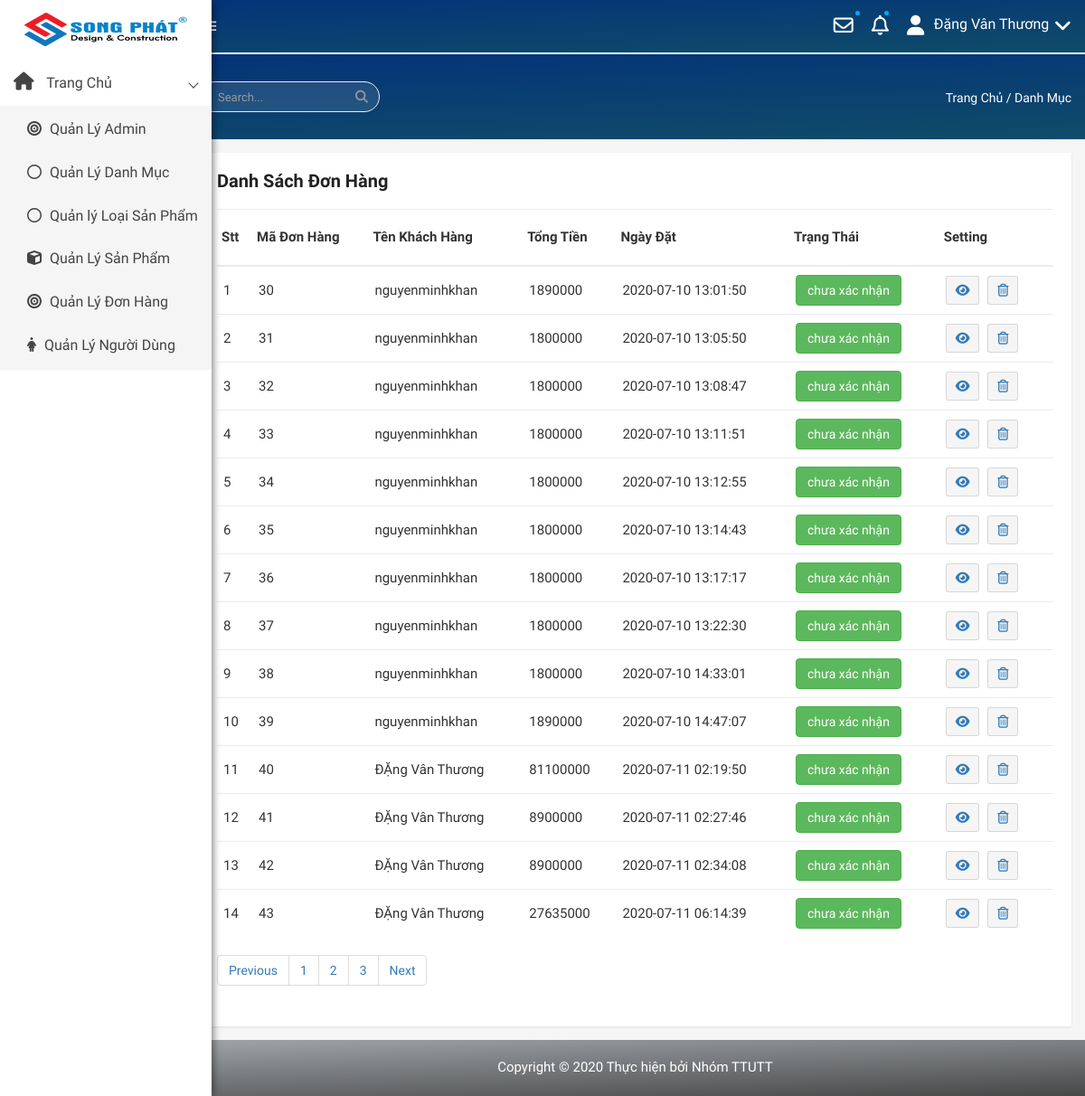
Before: /admin/modules/transaction/index.php (signed in) with the older database file.
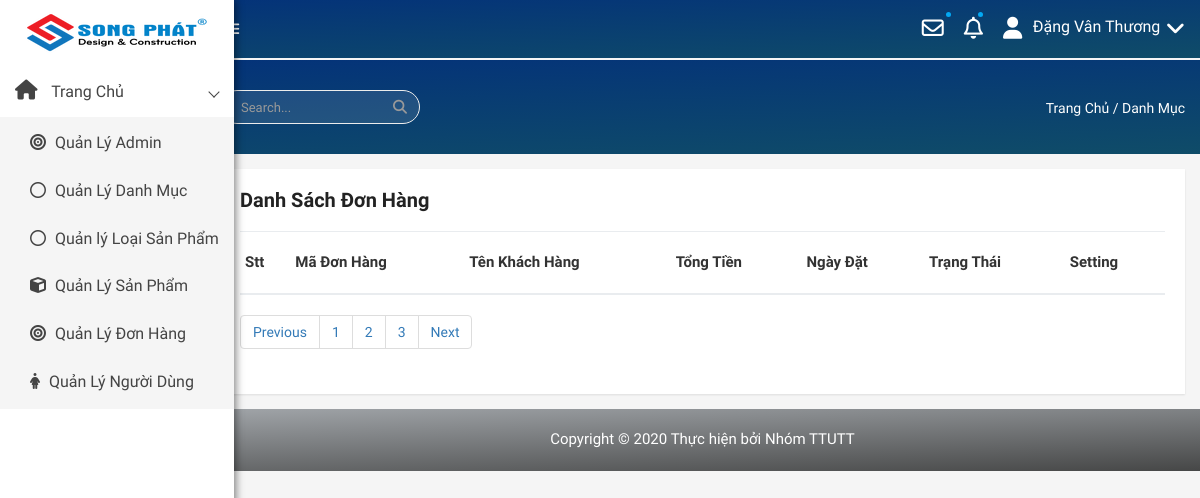
After: the same page with the newer database file.
### tables this page shows
CREATE TABLE `transaction` (
  `id` int(100) NOT NULL,
  `amount` int(100) DEFAULT NULL,
  `user_id` int(100) DEFAULT NULL,
  `status` tinyint(100) DEFAULT 0,
  `note` varchar(100) DEFAULT NULL,
  `created_at` timestamp NULL DEFAULT current_timestamp(),
  `created_up` timestamp NULL DEFAULT current_timestamp()
);

CREATE TABLE `users` (
  `id` int(11) NOT NULL,
  `name` varchar(100) DEFAULT NULL,
  `email` varchar(100) DEFAULT NULL,
  `address` varchar(100) DEFAULT NULL,
  `phone` char(15) DEFAULT NULL,
  `Account` varchar(50) NOT NULL,
  `password` varchar(50) DEFAULT NULL,
  `avatar` varchar(100) DEFAULT NULL,
  `status` tinyint(4) DEFAULT 1,
  `token` varchar(50) DEFAULT NULL,
  `created_at` timestamp NULL DEFAULT NULL,
  `updata_up` timestamp NULL DEFAULT NULL ON UPDATE current_timestamp()
);

### libraries/Database.php (called while the page is built, shortened)
<?php
class DataProvider
{
	public static function ExecuteQuery($sql)
	{
		try{
			$connection = mysqli_connect("localhost","root","", "webnoithat");
			mysqli_query($connection, "set names 'utf8'");
			$result = mysqli_query($connection, $sql);
			return $result;
		}catch(Exception $ex)
		{
			return null;
		}
    }
}
?>

### admin/modules/transaction/index.php (the view, shortened to what this page needs)
<?php require_once __DIR__ . "/../../layouts/header.php";?>
<div class="product-status mg-tb-15">
   <div class="container-fluid">
      <div class="row">
         <div class="col-lg-12 col-md-12 col-sm-12 col-xs-12">
            <div class="product-status-wrap">
               <h4>Danh Sách Đơn Hàng</h4>
               <table>
                  <tr>
                     <th>Stt</th>
                     <th>Mã Đơn Hàng</th>
                     <th>Tên Khách Hàng</th>
                     <th>Tổng Tiền</th>
                     <th>Ngày Đặt</th>
                     <th>Trạng Thái </th>
                     <th>Setting</th>
                  </tr>
                  <?php
                  try {
                     $sql = "SELECT * FROM `transaction`";
                     $result = DataProvider::ExecuteQuery($sql);
                     $stt = 0;
                     while ($row = mysqli_fetch_array($result))
                     {
                        $sql1="SELECT name FROM `users`  WHERE `users`.`id` = '{$row['user_id']}'";
                        $result1= DataProvider::ExecuteQuery($sql1);
                        $row1= mysqli_fetch_array($result1);
                        if ($row['status']==0 ){ $status = "chưa xác nhận";  }
                        else {
                            $status = "Đã xác nhận";
                        }
                        $stt++;
                        $chuoi = <<< EOD
                             <tr>
                             <td>$stt</td>
                             <td> {$row['id']}</td>
                             <td> {$row1['name']}</td>
                             <td> {$row['amount']} </td>
                             <td> {$row['created_at']} </td>
                             <td> <button type="button" class="btn btn-success">{$status} </button> </td>
                             <td>
                                 <a href="see.php?id= {$row['id']} "> <button data-toggle="tooltip" title="Edit" class="pd-setting-ed"><i class="fas fa-eye" aria-hidden="true"></i></button></a>
                                 <a href="delete.php?id= {$row['id']} "> <button data-toggle="tooltip" title="Trash" class="pd-setting-ed"><i class="fa fa-trash-o" aria-hidden="true"> </i> </button> </a>
                             </td>
                         </tr>
                         EOD;
                        echo $chuoi;
                     }
                  } catch (Exception $ex) {
                     echo "Không thể mở CSDL";
                  }
               ?>
               </table>
               <div class="custom-pagination">
                  <nav aria-label="Page navigation example">
                     <ul class="pagination">
                        <li class="page-item"><a class="page-link" href="#">Previous</a></li>
                        <li class="page-item"><a class="page-link" href="#">1</a></li>
                        <li class="page-item"><a class="page-link" href="#">2</a></li>
                        <li class="page-item"><a class="page-link" href="#">3</a></li>
                        <li class="page-item"><a class="page-link" href="#">Next</a></li>
                     </ul>
                  </nav>
               </div>
            </div>
         </div>
      </div>
   </div>
</div>
<?php require_once __DIR__ . "/../../layouts/footer.php" ?>

### admin/layouts/header.php (shortened to what this page needs)
<!doctype html>
<html class="no-js" lang="en">
<head>
    <link rel="stylesheet" href="/DoAnWeb2020/public/admin/css/bootstrap.min.css">
    <link rel="stylesheet" href="/DoAnWeb2020/public/admin/css/font-awesome.min.css">
    <link rel="stylesheet" href="/DoAnWeb2020/public/admin/css/owl.carousel.css">
    <link rel="stylesheet" href="/DoAnWeb2020/public/admin/css/owl.theme.css">
    <link rel="stylesheet" href="/DoAnWeb2020/public/admin/css/owl.transitions.css">
    <link rel="stylesheet" href="/DoAnWeb2020/public/admin/css/animate.css">
    <link rel="stylesheet" href="/DoAnWeb2020/public/admin/css/normalize.css">
    <link rel="stylesheet" href="/DoAnWeb2020/public/admin/css/meanmenu.min.css">
    <link rel="stylesheet" href="/DoAnWeb2020/public/admin/css/main.css">
    <link rel="stylesheet" href="/DoAnWeb2020/public/admin/css/morrisjs/morris.css">
    <link rel="stylesheet" href="/DoAnWeb2020/public/admin/css/scrollbar/jquery.mCustomScrollbar.min.css">
    <link rel="stylesheet" href="/DoAnWeb2020/public/admin/css/metisMenu/metisMenu.min.css">
    <link rel="stylesheet" href="/DoAnWeb2020/public/admin/css/metisMenu/metisMenu-vertical.css">
    <link rel="stylesheet" href="/DoAnWeb2020/public/admin/css/calendar/fullcalendar.min.css">
    <link rel="stylesheet" href="/DoAnWeb2020/public/admin/css/calendar/fullcalendar.print.min.css">
    <link rel="stylesheet" href="/DoAnWeb2020/public/admin/style.css">
    <link rel="stylesheet" href="/DoAnWeb2020/public/admin/css/responsive.css">
</head>
<body>
    <div class="left-sidebar-pro">
        <nav id="sidebar" class="">
            <div class="sidebar-header">
                <a href="/DoAnWeb2020/admin/modules"><img class="main-logo" src="/DoAnWeb2020/public/admin/img/logo/logosongphat.png" alt="poto" /></a>
            </div>
            <div class="left-custom-menu-adp-wrap comment-scrollbar">
                <nav class="sidebar-nav left-sidebar-menu-pro">
                    <ul class="metismenu" id="menu1">
                        <li class="active">
                            <a class="has-arrow" href="/DoAnWeb2020/admin/modules">
								   <i class="fa big-icon fa-home icon-wrap"></i>
								   <span class="mini-click-non">Trang Chủ</span>
							</a>
                            <ul class="submenu-angle" aria-expanded="true">
                                <li><a title="Dashboard v.1" href="/DoAnWeb2020/admin/modules/admins"><i class="fa fa-bullseye sub-icon-mg" aria-hidden="true"></i> <span class="mini-sub-pro">Quản Lý Admin</span></a></li>
                                <li><a title="Dashboard v.2" href="/DoAnWeb2020/admin/modules/category"><i class="fa fa-circle-o sub-icon-mg" aria-hidden="true"></i> <span class="mini-sub-pro">Quản Lý Danh Mục</span></a></li>
                                <li><a title="Dashboard v.4" href="/DoAnWeb2020/admin/modules/type"><i class="fa fa-circle-o sub-icon-mg" aria-hidden="true"></i> <span class="mini-sub-pro">Quản lý Loại Sản Phẩm</span></a></li>
                                <li><a title="Dashboard v.3" href="/DoAnWeb2020/admin/modules/product"><i class="fa fa-cube sub-icon-mg" aria-hidden="true"></i> <span class="mini-sub-pro">Quản Lý Sản Phẩm</span></a></li>
                                <li><a title="Dashboard v.1" href="/DoAnWeb2020/admin/modules/transaction"><i class="fa fa-bullseye sub-icon-mg" aria-hidden="true"></i> <span class="mini-sub-pro">Quản Lý Đơn Hàng</span></a></li>
                                <li><a title="Product List" href="/DoAnWeb2020/admin/modules/users"><i class="fa fa-female sub-icon-mg" aria-hidden="true"></i> <span class="mini-sub-pro">Quản Lý Người Dùng</span></a></li>
                            </ul>
                        </li>
                    </ul>
                </nav>
            </div>
        </nav>
    </div>
    <div class="all-content-wrapper">
        <div class="container-fluid">
            <div class="row">
                <div class="col-lg-12 col-md-12 col-sm-12 col-xs-12">
                    <div class="logo-pro">
                        <a href="index.html"><img class="main-logo" src="/DoAnWeb2020/public/admin/img/logo/logosongphat.png" alt="" /></a>
                    </div>
                </div>
            </div>
        </div>
        <div class="header-advance-area">
            <div class="header-top-area">
                <div class="container-fluid">
                    <div class="row">
                        <div class="col-lg-12 col-md-12 col-sm-12 col-xs-12">
                            <div class="header-top-wraper">
                                <div class="row">
                                    <div class="col-lg-1 col-md-0 col-sm-1 col-xs-12">
                                        <div class="menu-switcher-pro">
                                            <button type="button" id="sidebarCollapse" class="btn bar-button-pro header-drl-controller-btn btn-info navbar-btn">
												</button>
                                        </div>
                                    </div>
                                    <div class="col-lg-6 col-md-7 col-sm-6 col-xs-12">
                                        <div class="header-top-menu tabl-d-n">
                                            <ul class="nav navbar-nav mai-top-nav">
                                                <li class="nav-item"><a href="#" class="nav-link"></a>
                                                </li>
                                                <li class="nav-item"><a href="#" class="nav-link"></a>
                                                </li>
                                                <li class="nav-item"><a href="#" class="nav-link"></a>
                                                </li>
                                                <li class="nav-item"><a href="#" class="nav-link"></a>
                                                </li>
                                            </ul>
                                        </div>
                                    </div>
                                    <div class="col-lg-5 col-md-5 col-sm-12 col-xs-12">
                                        <div class="header-right-info">
                                            <ul class="nav navbar-nav mai-top-nav header-right-menu">
                                                <li class="nav-item dropdown">
                                                    <a href="#" data-toggle="dropdown" role="button" aria-expanded="false" class="nav-link dropdown-toggle"><i class="fa fa-envelope-o adminpro-chat-pro" aria-hidden="true"></i><span class="indicator-ms"></span></a>
                                                </li>
                                                <li class="nav-item"><a href="#" data-toggle="dropdown" role="button" aria-expanded="false" class="nav-link dropdown-toggle"><i class="fa fa-bell-o" aria-hidden="true"></i><span class="indicator-nt"></span></a>
                                                </li>
                                                <li class="nav-item">
                                                <?php if (isset($_SESSION['namead'])) :   ?>
                                                    <a href="#" data-toggle="dropdown" role="button" aria-expanded="false" class="nav-link dropdown-toggle">
															<i class="fa fa-user adminpro-user-rounded header-riht-inf" aria-hidden="true"></i>
															<span class="admin-name"><?php echo $_SESSION['namead'] ?> </span>
															<i class="fa fa-angle-down adminpro-icon adminpro-down-arrow"></i>
													</a>
                                                </li>
                                                    <?php endif ?>
                                            </ul>
                                        </div>
                                    </div>
                                </div>
                            </div>
                        </div>
                    </div>
                </div>
            </div>
            <div class="breadcome-area">
                <div class="container-fluid">
                    <div class="row">
                        <div class="col-lg-12 col-md-12 col-sm-12 col-xs-12">
                            <div class="breadcome-list single-page-breadcome">
                                <div class="row">
                                    <div class="col-lg-6 col-md-6 col-sm-6 col-xs-6">
                                        <div class="breadcome-heading">
                                            <form role="search" class="">
                                                <input type="text" placeholder="Search..." class="form-control">
                                                <a href=""><i class="fa fa-search"></i></a>
                                            </form>
                                        </div>
                                    </div>
                                    <div class="col-lg-6 col-md-6 col-sm-6 col-xs-6">
                                        <ul class="breadcome-menu">
                                            <li><a href="#">Trang Chủ</a> <span class="bread-slash">/</span>
                                            </li>
                                            <li><span class="bread-blod">Danh Mục</span>
                                            </li>
                                        </ul>
                                    </div>
                                </div>
                            </div>
                        </div>
                    </div>
                </div>
            </div>
        </div>
</html>

### admin/layouts/footer.php (shortened to what this page needs)
<div class="footer-copyright-area">
            <div class="container-fluid">
                <div class="row">
                    <div class="col-lg-12">
                        <div class="footer-copy-right">
                            <p>Copyright &copy; 2020 <a href="#">Thực hiện bởi</a> Nhóm TTUTT</p>
                        </div>
                    </div>
                </div>
            </div>
        </div>
</body>
</html>

### public/admin/css/main.css (style rules this page uses)
html { color: #222; font-size: 1em; line-height: 1.4; }
audio, canvas, iframe, img, svg, video { vertical-align: middle; }

### public/admin/css/metisMenu/metisMenu-vertical.css (style rules this page uses)
.sidebar-nav { background: #fff; }
.sidebar-nav ul { padding: 0; margin: 0; list-style: none; background: #f5f5f5; }
.sidebar-nav .metismenu { background: #fff; display: -webkit-box; display: -ms-flexbox; display: flex; -webkit-box-orient: vertical; -webkit-box-direction: normal; -ms-flex-direction: column; flex-direction: column; }
.sidebar-nav .metismenu li + li { margin-top: 5px; }
.sidebar-nav .metismenu li:first-child { margin-top: 5px; }
.sidebar-nav .metismenu li:last-child { margin-bottom: 5px; }
.sidebar-nav .metismenu > li { display: -webkit-box; display: -ms-flexbox; display: flex; -webkit-box-orient: vertical; -webkit-box-direction: normal; -ms-flex-direction: column; flex-direction: column; position: relative; }
.sidebar-nav .metismenu a { position: relative; display: block; padding: 13px 15px; color: #444; outline-width: 0; transition: all .3s ease-out; font-size:16px; }
.sidebar-nav .metismenu ul a { padding: 10px 15px 10px 30px; }
.sidebar-nav .metismenu li .icon-wrap { margin-right:10px; font-size:20px; }
.sidebar-nav .metismenu li .sub-icon-mg { margin-right:5px; font-size:16px; }

Changed rows visible on the page:
removed transaction: id "30", user.name "nguyenminhkhan", amount "1890000", created_at "2020-07-10 13:01:50", status "chưa xác nhận"
removed transaction: id "31", user.name "nguyenminhkhan", amount "1800000", created_at "2020-07-10 13:05:50", status "chưa xác nhận"
removed transaction: id "32", user.name "nguyenminhkhan", amount "1800000", created_at "2020-07-10 13:08:47", status "chưa xác nhận"
removed transaction: id "33", user.name "nguyenminhkhan", amount "1800000", created_at "2020-07-10 13:11:51", status "chưa xác nhận"
removed transaction: id "34", user.name "nguyenminhkhan", amount "1800000", created_at "2020-07-10 13:12:55", status "chưa xác nhận"
removed transaction: id "35", user.name "nguyenminhkhan", amount "1800000", created_at "2020-07-10 13:14:43", status "chưa xác nhận"
removed transaction: id "36", user.name "nguyenminhkhan", amount "1800000", created_at "2020-07-10 13:17:17", status "chưa xác nhận"
removed transaction: id "37", user.name "nguyenminhkhan", amount "1800000", created_at "2020-07-10 13:22:30", status "chưa xác nhận"
removed transaction: id "38", user.name "nguyenminhkhan", amount "1800000", created_at "2020-07-10 14:33:01", status "chưa xác nhận"
removed transaction: id "39", user.name "nguyenminhkhan", amount "1890000", created_at "2020-07-10 14:47:07", status "chưa xác nhận"
removed transaction: id "40", user.name "ĐẶng Vân Thương", amount "81100000", created_at "2020-07-11 02:19:50", status "chưa xác nhận"
removed transaction: id "41", user.name "ĐẶng Vân Thương", amount "8900000", created_at "2020-07-11 02:27:46", status "chưa xác nhận"
removed transaction: id "42", user.name "ĐẶng Vân Thương", amount "8900000", created_at "2020-07-11 02:34:08", status "chưa xác nhận"
removed transaction: id "43", user.name "ĐẶng Vân Thương", amount "27635000", created_at "2020-07-11 06:14:39", status "chưa xác nhận"
